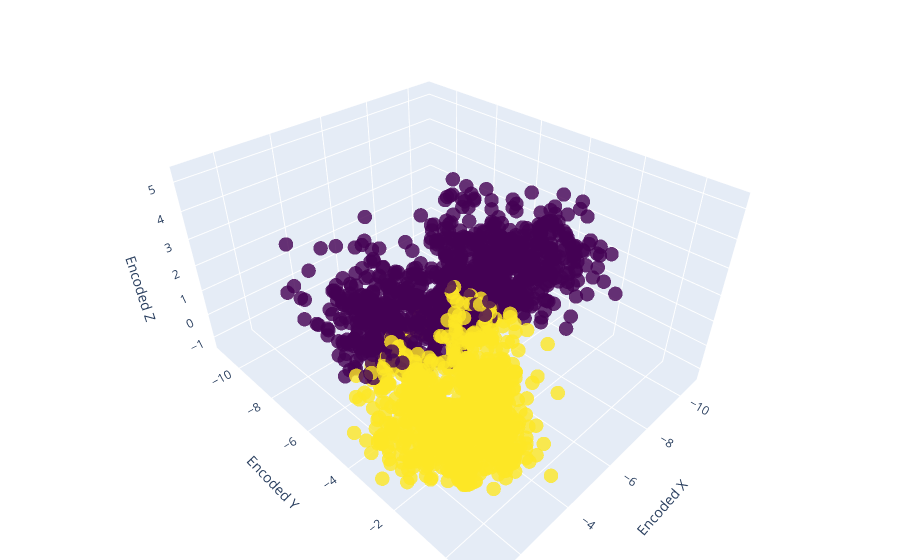

Notebook source saved alongside this figure:
### Code cell
import plotly.graph_objs as go

# Create a trace for the clusters
cluster_trace = go.Scatter3d(
    x=encoded_combined[:, 0],
    y=encoded_combined[:, 1],
    z=encoded_combined[:, 2],
    mode='markers',
    marker=dict(
        size=5,
        color=cluster_labels,  # set color to cluster labels
        colorscale='Viridis',  # choose a color scale
        opacity=0.8
    )
)

# Define the layout of the plot
layout = go.Layout(
    margin=dict(l=0, r=0, b=0, t=0),
    scene=dict(
        xaxis=dict(title='Encoded X'),
        yaxis=dict(title='Encoded Y'),
        zaxis=dict(title='Encoded Z')
    )
)

# Create the figure
fig = go.Figure(data=[cluster_trace], layout=layout)

# Plot the figure
fig.show()

### Figure 1 — Plotly figure (JSON) as saved in the notebook; plotly's stock layout.template omitted (floating-point values rounded to 4 significant figures; data arrays with more than 128 entries replaced by an {"elided": "..."} marker saying what was removed)
{"data": [{"marker": {"color": {"elided": "2000 int values"}, "colorscale": [[0, "#440154"], [0.1111, "#482878"], [0.2222, "#3e4989"], [0.3333, "#31688e"], [0.4444, "#26828e"], [0.5556, "#1f9e89"], [0.6667, "#35b779"], [0.7778, "#6ece58"], [0.8889, "#b5de2b"], [1, "#fde725"]], "opacity": 0.8, "size": 5}, "mode": "markers", "type": "scatter3d", "x": {"elided": "2000 float values"}, "y": {"elided": "2000 float values"}, "z": {"elided": "2000 float values"}}], "layout": {"margin": {"b": 0, "l": 0, "r": 0, "t": 0}, "scene": {"xaxis": {"title": {"text": "Encoded X"}}, "yaxis": {"title": {"text": "Encoded Y"}}, "zaxis": {"title": {"text": "Encoded Z"}}}}}
